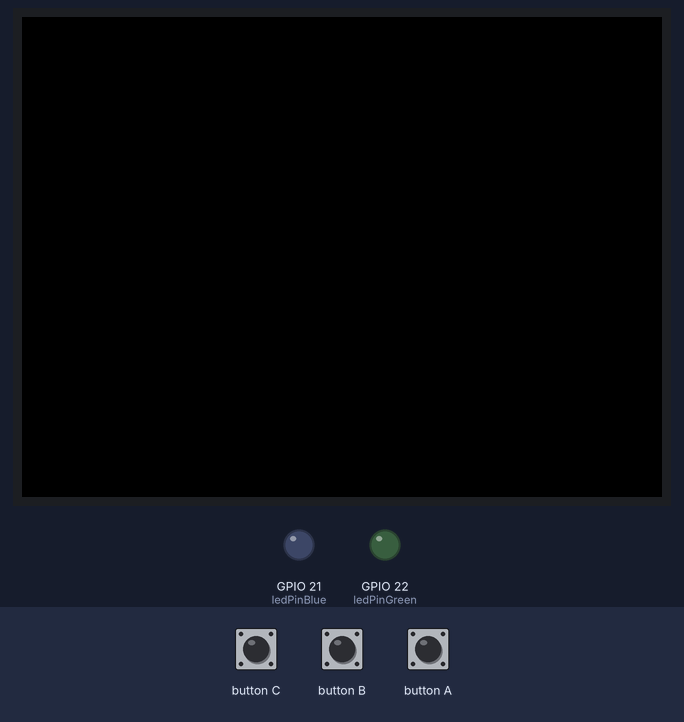
This sketch was run on a simulated ESP32. Shown: 320×240 colour display, output pins drawn as LEDs (lit = HIGH). The test bench sets the inputs (shaded band).

Above: at 1.3 s.
1.4 s: button B pressed for 0.15 s
At 2.1 s:
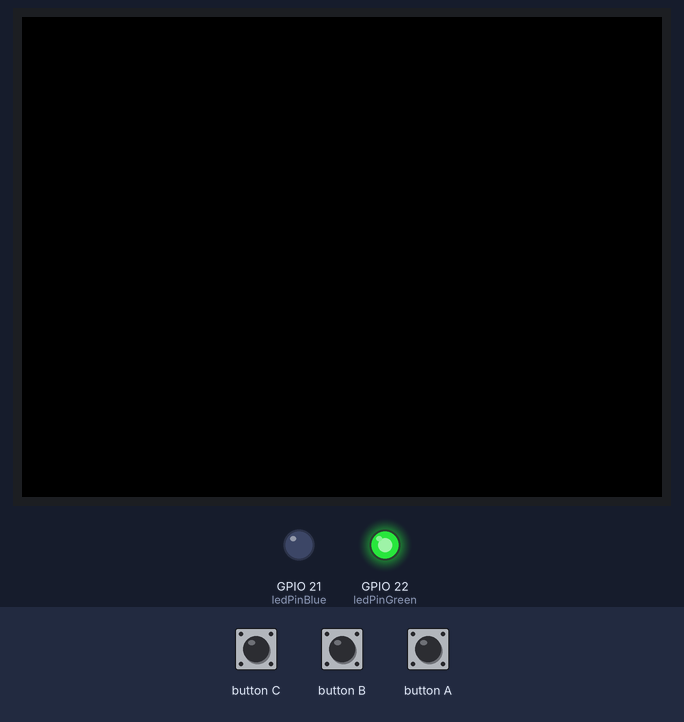
3.0 s: button A pressed for 0.15 s
At 3.3 s:
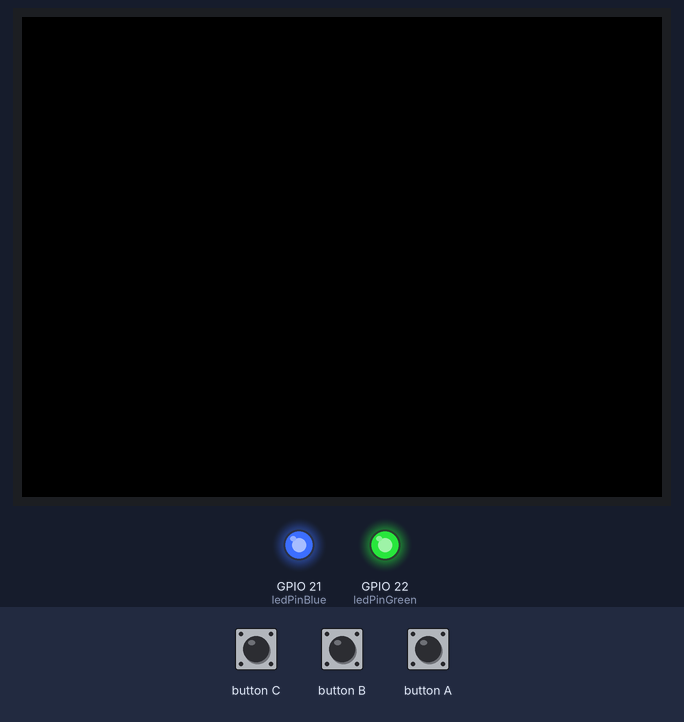
4.6 s: button B pressed for 1 s
At 5.8 s:
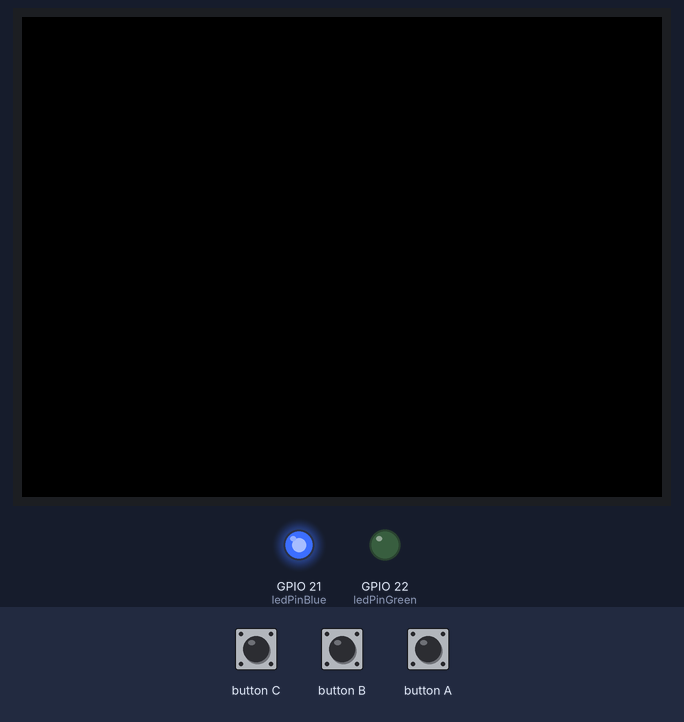
7.1 s: button B pressed for 3.2 s
At 7.7 s:
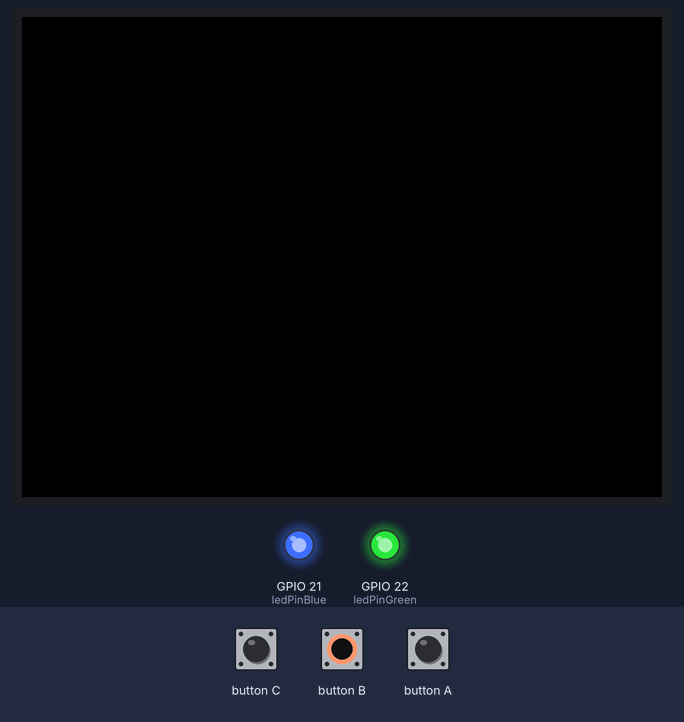
11.8 s: button C pressed for 0.15 s
At 12.4 s:
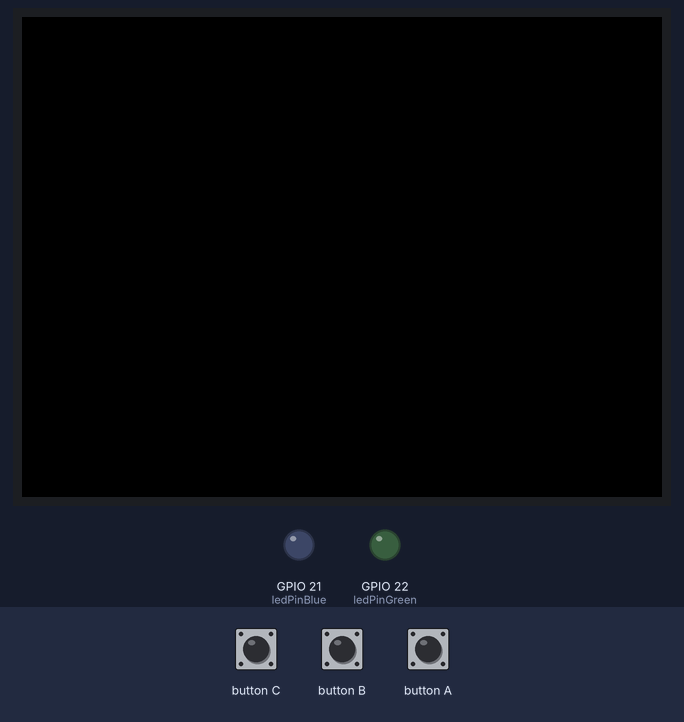
Timing chart, 0 to 14.4 s (numbered marks = the images above; inputs shaded):
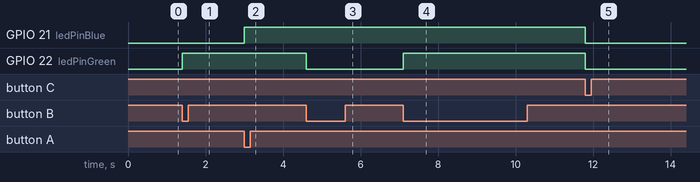

Measured:
- after the input at 1.4 s, GPIO 22 (ledPinGreen): LOW → HIGH at once
- after the input at 3.0 s, GPIO 21 (ledPinBlue): LOW → HIGH at once
- after the input at 4.6 s, GPIO 22 (ledPinGreen): HIGH → LOW at once
- after the input at 7.1 s, GPIO 22 (ledPinGreen): LOW → HIGH at once
- after the input at 11.8 s, GPIO 21 (ledPinBlue), GPIO 22 (ledPinGreen): HIGH → LOW at once

The sketch:

lab2_4.ino
```cpp
#include <M5Unified.h>
const int ledPinBlue = 21;
const int ledPinGreen = 22;
int ledStateB = LOW;
int ledStateG = LOW;
void setup() {
  M5.begin();
  pinMode(ledPinBlue, OUTPUT);
  pinMode(ledPinGreen, OUTPUT);
  digitalWrite(ledPinBlue, ledStateB);
  digitalWrite(ledPinGreen, ledStateG);
}
void loop() {
  M5.update();  // must call this every loop to read button states
  if (M5.BtnA.wasPressed()) {
    ledStateB = !ledStateB;  // flip: LOW becomes HIGH, HIGH becomes LOW
    digitalWrite(ledPinBlue, ledStateB);
  }
  if (M5.BtnB.wasPressed()) {
    ledStateG = !ledStateG;
    digitalWrite(ledPinGreen, ledStateG);
  }
  if (M5.BtnC.wasPressed()) {
    ledStateB = LOW;
    ledStateG = LOW;
    digitalWrite(ledPinBlue, ledStateB);
    digitalWrite(ledPinGreen, ledStateG);
  }
}
```
